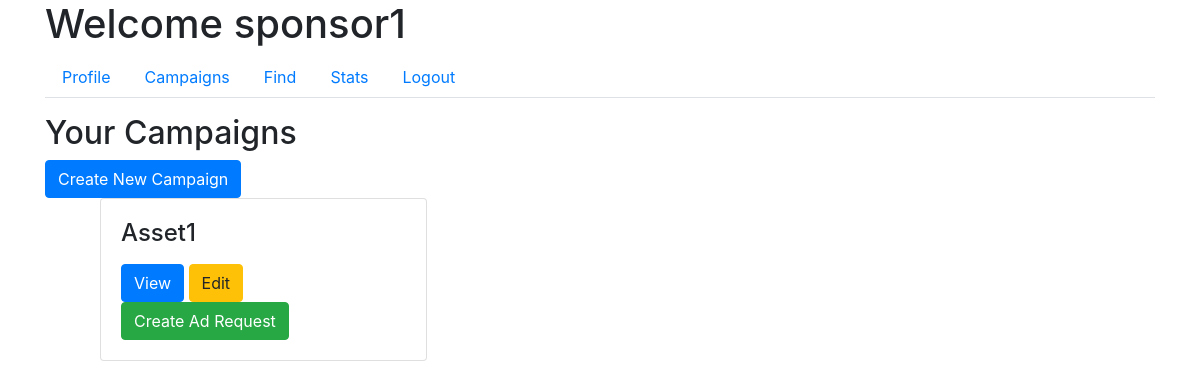
Before: /sponsor/campaigns (signed in) with the older database file.
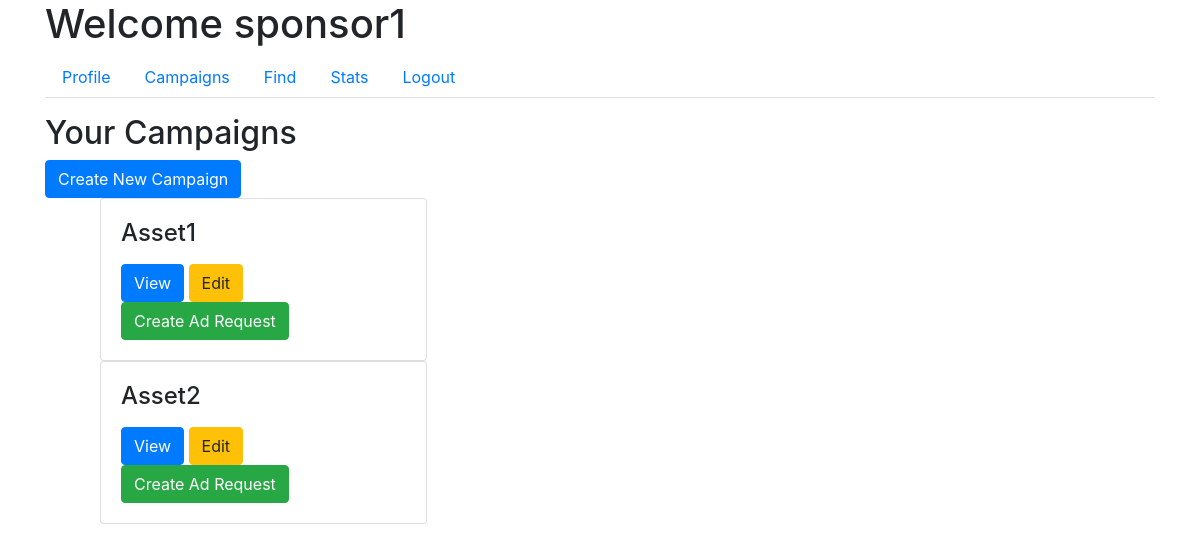
After: the same page with the newer database file.
### app/models.py (models this page shows, shortened)
class User(UserMixin, db.Model):
    id = db.Column(db.Integer, primary_key=True)
    username = db.Column(db.String(64), unique=True, nullable=False)
    email = db.Column(db.String(120), unique=True, nullable=False)
    password_hash = db.Column(db.String(128), nullable=False)
    role = db.Column(db.String(20), nullable=False)
    industry = db.Column(db.String(120))  # For Sponsors
    platforms = db.Column(db.Text)  # For Influencers
    category = db.Column(db.String(120))  # For Influencers
    niche = db.Column(db.String(120))  # For Influencers
    profile_pic = db.Column(db.String(20), nullable=False, default='download.png')

class Campaign(db.Model):
    id = db.Column(db.Integer, primary_key=True)
    name = db.Column(db.String(100), nullable=False)
    description = db.Column(db.Text, nullable=False)
    budget = db.Column(db.Float, nullable=False)
    visibility = db.Column(db.String(10), nullable=False)  # 'public', 'private'
    user_id = db.Column(db.Integer, db.ForeignKey('user.id'), nullable=False)
    ad_requests = db.relationship('AdRequest', backref='campaign', lazy=True)

### app/routes.py (the view)
@main.route('/sponsor/campaigns')
@login_required
def sponsor_campaigns():
    if current_user.role == 'sponsor':
        campaigns = Campaign.query.filter_by(user_id=current_user.id).all()
        return render_template('sponsor_campaigns.html', campaigns=campaigns)
    return redirect(url_for('main.home'))

### app/models.py (called while the page is built)
@login_manager.user_loader
def load_user(user_id):
    return User.query.get(int(user_id))

### app/templates/sponsor_campaigns.html (shortened to what this page needs)
{% extends "sponsor_dashboard.html" %}
{% block tab_content %}
<h2>Your Campaigns</h2>
<a href="{{ url_for('main.new_campaign') }}" class="btn btn-primary">Create New Campaign</a>
<ul>
    {% for campaign in campaigns %}
    <div class="col-md-4">
        <div class="request-box card">
            <div class="card-body">
                <h4 class="card-title">{{ campaign.name }}</h4>
                <button class="btn btn-primary" data-toggle="modal" data-target="#campaignModal" data-id="{{ campaign.id }}">View</button>
                <a href="{{ url_for('main.edit_campaign', id=campaign.id) }}" class="btn btn-warning">Edit</a>
                <a href="{{ url_for('main.new_ad_request', campaign_id=campaign.id) }}" class="btn btn-success">Create Ad Request</a>
            </div>
        </div>
    </div>
    {% endfor %}
</ul>
{% endblock %}

### app/templates/sponsor_dashboard.html (shortened to what this page needs)
{% extends "base.html" %}
{% block content %}
<h1>Welcome {{ current_user.username }}</h1>
<ul class="nav nav-tabs">
    <li class="nav-item">
        <a class="nav-link" href="{{ url_for('main.sponsor_profile') }}">Profile</a>
    </li>
    <li class="nav-item">
        <a class="nav-link" href="{{ url_for('main.sponsor_campaigns') }}">Campaigns</a>
    </li>
    <li class="nav-item">
        <a class="nav-link" href="{{ url_for('main.sponsor_find') }}">Find</a>
    </li>
    <li class="nav-item">
        <a class="nav-link" href="{{ url_for('main.sponsor_stats') }}">Stats</a>
    </li>
    <li class="nav-item">
        <a class="nav-link" href="{{ url_for('main.logout') }}">Logout</a>
    </li>
</ul>
<div class="tab-content mt-3">
    {% block tab_content %}{% endblock %}
</div>
{% endblock %}

### app/templates/base.html (shortened to what this page needs)
<!DOCTYPE html>
<html lang="en">
<head>
    <link rel="stylesheet" href="https://maxcdn.bootstrapcdn.com/bootstrap/4.0.0/css/bootstrap.min.css">
    <link href="https://stackpath.bootstrapcdn.com/bootstrap/4.3.1/css/bootstrap.min.css" rel="stylesheet">
    <link rel="stylesheet" href="{{ url_for('static', filename='css/styles.css') }}">
</head>
<body>
    <div class="container">
        {% block content %}{% endblock %}
    </div>
</body>
</html>

Changed rows visible on the page:
added Campaign: name "Asset2"
